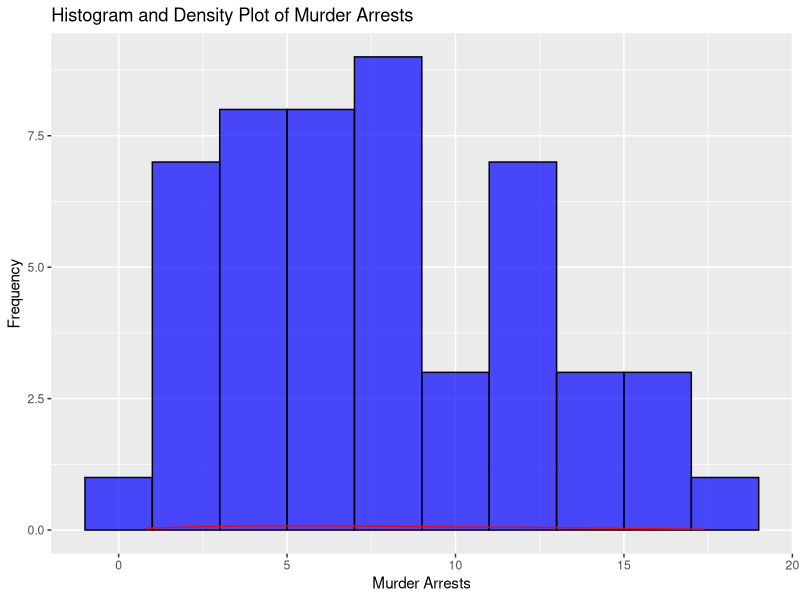
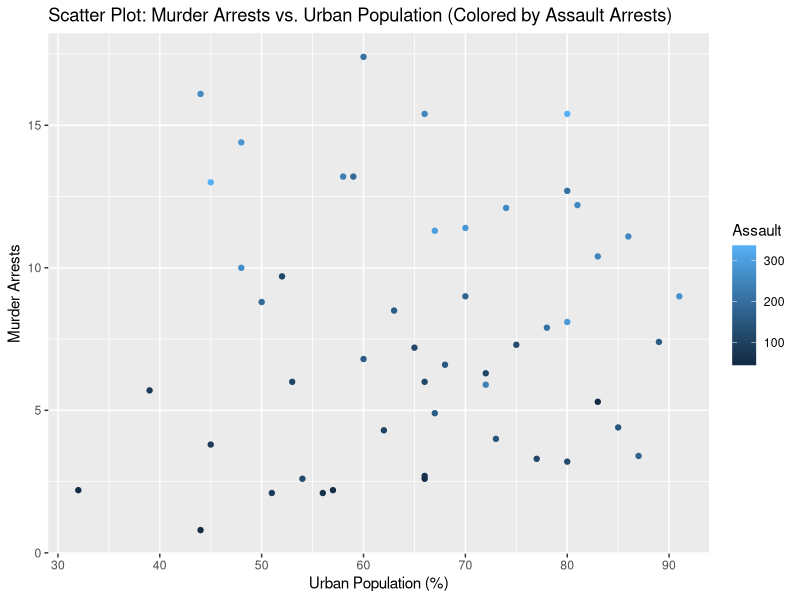
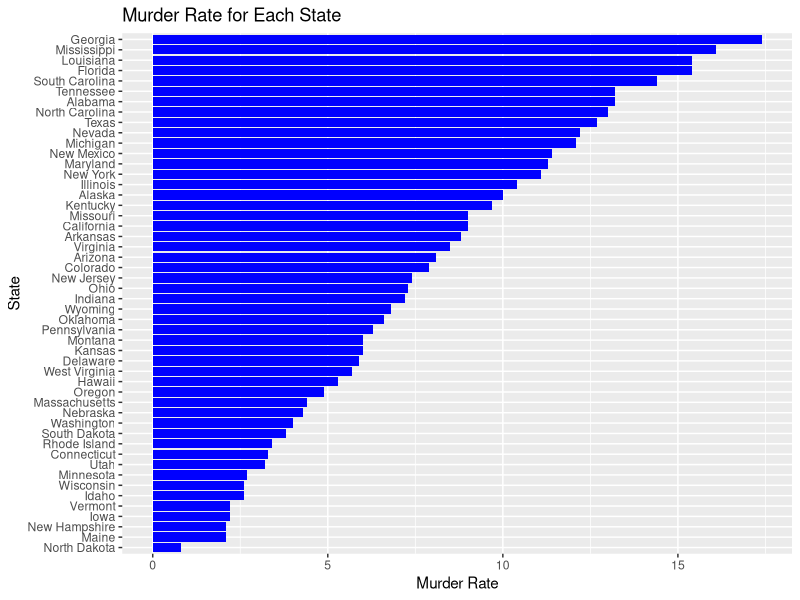

Source code (R) for these figures, in order:
# Load required library
library(datasets)
library(ggplot2)

# Load the USArrests dataset
data("USArrests")

# (i) (a) Summary of Data set, including number of Features, types, number of records, and statistical features
features <- colnames(USArrests)
num_records <- nrow(USArrests)
summary_data <- summary(USArrests)

print("Features:")
print(features)

print("Number of Records for Each Feature:")
print(sapply(USArrests, length))

print("Statistical Summary:")
print(summary_data)

# (i) (b) Print the state which saw the largest total number of rape
max_rape_state <- row.names(USArrests)[which.max(USArrests$Rape)]
cat("State with the largest total number of rape:", max_rape_state, "\n")

# (i) (c) Print the states with the max & min crime rates for murder
max_murder_state <- row.names(USArrests)[which.max(USArrests$Murder)]
min_murder_state <- row.names(USArrests)[which.min(USArrests$Murder)]

cat("State with the highest crime rate for murder:", max_murder_state, "\n")
cat("State with the lowest crime rate for murder:", min_murder_state, "\n")

# (ii) (a) Find the correlation among the features
correlation_matrix <- cor(USArrests)
print("Correlation Matrix:")
print(correlation_matrix)

# (ii) (b) Print the states which have assault arrests more than median of the country
median_assault <- median(USArrests$Assault)
states_above_median_assault <- row.names(USArrests)[USArrests$Assault > median_assault]
cat("States with assault arrests more than median:", states_above_median_assault, "\n")

# (ii) (c) Print the states in the bottom 25% of murder
murder_quantile_25 <- quantile(USArrests$Murder, 0.25)
states_bottom_25_murder <- row.names(USArrests)[USArrests$Murder < murder_quantile_25]
cat("States in the bottom 25% of murder:", states_bottom_25_murder, "\n")

# (iii) (a) Create a histogram and density plot of murder arrests by US state
hist_density_murder <- ggplot(USArrests, aes(x = Murder)) +
  geom_histogram(binwidth = 2, fill = "blue", color = "black", alpha = 0.7) +
  geom_density(color = "red") +
  labs(x = "Murder Arrests", y = "Frequency", title = "Histogram and Density Plot of Murder Arrests")
print(hist_density_murder)

# (iii) (b) Create a scatter plot showing the relationship between murder arrest rate and proportion of the population that is urbanized, colored by assault arrest rates
scatter_murder_urban_assault <- ggplot(USArrests, aes(x = UrbanPop, y = Murder, color = Assault)) +
  geom_point() +
  labs(x = "Urban Population (%)", y = "Murder Arrests", title = "Scatter Plot: Murder Arrests vs. Urban Population (Colored by Assault Arrests)")
print(scatter_murder_urban_assault)

# (iii) (c) Create a bar graph to show the murder rate for each of the 50 states
bar_plot_murder <- ggplot(USArrests, aes(x = reorder(row.names(USArrests), Murder), y = Murder)) +
  geom_bar(stat = "identity", fill = "blue") +
  coord_flip() +
  labs(x = "State", y = "Murder Rate", title = "Murder Rate for Each State")
print(bar_plot_murder)
